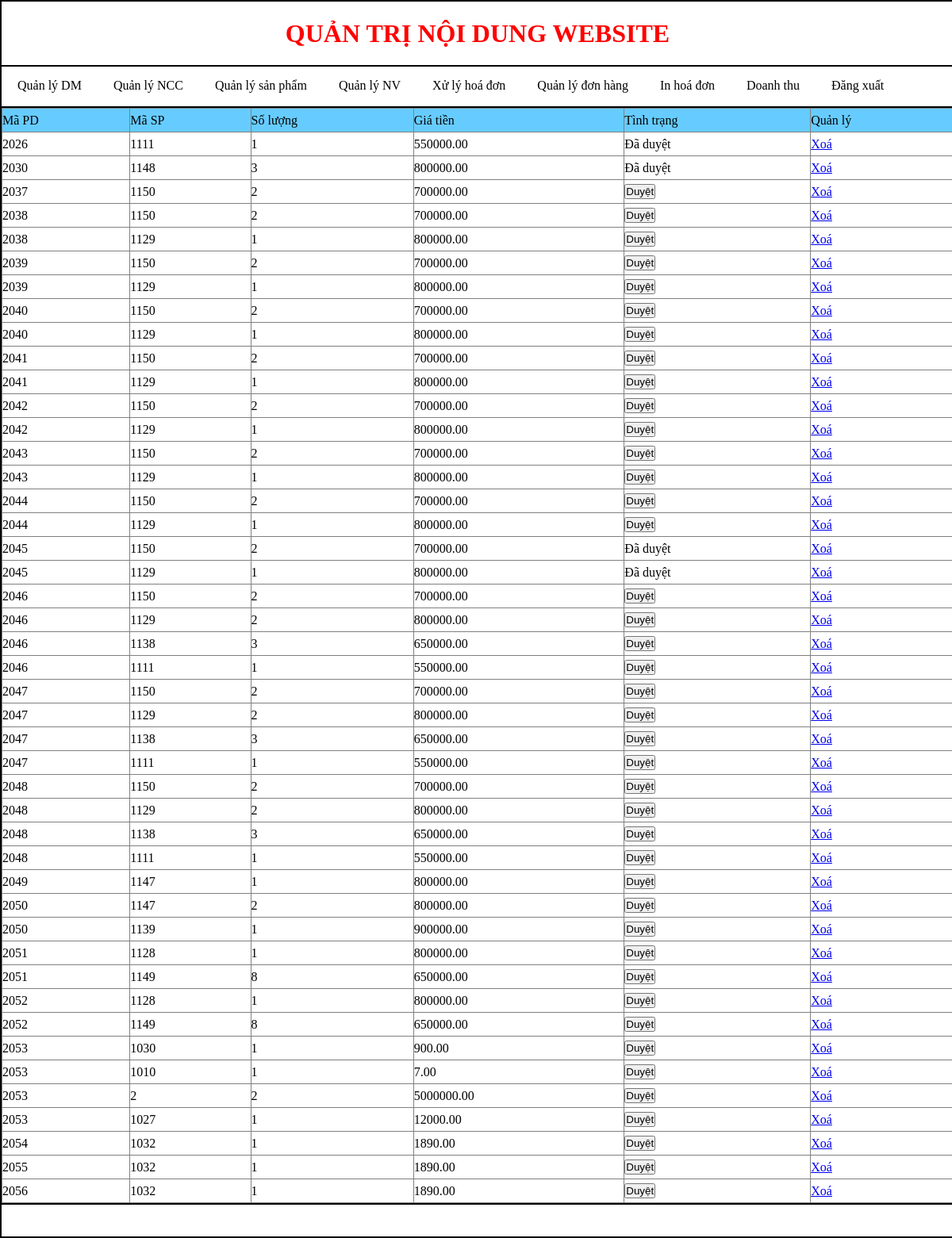
Screenshot of /Admin/index.php?Quanly=Xulyhoadon (signed in) with the database file from the repository.
### tables this page shows
CREATE TABLE `chitietphieudat` (
  `MaPD` int(255) DEFAULT NULL,
  `MaSP` int(255) DEFAULT NULL,
  `Soluong` int(255) DEFAULT NULL,
  `Giatien` decimal(18,2) DEFAULT NULL,
  `Tinhtrang` int(255) NOT NULL DEFAULT 0
);

### Admin/modular/Xulyhoadon/XulyHD.php (the view, shortened to what this page needs)
<?php
$sql= "select * from chitietphieudat ";
$query=mysqli_query($conn,$sql);
?>
<form action="index.php?Quanly=Xulyhoadon" method="post" enctype="multipart/form-data">
<table width="100%" border="1">
  <tr style="height:30px"bgcolor="#66CCFF">
    <td>Mã PD</td>
    <td>Mã SP</td>
    <td>Số lượng</td>
    <td>Giá tiền</td>
    <td>Tình trạng </td>
    <td>Quản lý</td>
   </tr>
 <?php
while($dong=mysqli_fetch_assoc($query)){
 $MaPD=$dong['MaPD'];
 $Soluong=$dong['Soluong'];
 $MaSP= $dong['MaSP'];
?>
<tr style="height:30px">
    <td><?php echo $MaPD ?></td>
    <td><?php echo $MaSP ?></td>
    <td><?php echo $Soluong?></td>
    <td><?php echo $dong['Giatien']?></td>
    <td><?php
  if($dong['Tinhtrang']==0){
	  echo  '<input type="submit" name='.$MaPD.' value="Duyệt">';
	  }
   else
	  echo  '<p> Đã duyệt</p>';
 	 ?></td>
      <td><a href="index.php?Quanly=Xulyhoadon&id=<?php echo $dong['MaPD']?>">Xoá</a></td>
 </tr>
<?php
}
?>
</table>
</form>

### Admin/style/css.css (style rules this page uses)
table { border-collapse: collapse; }
* { padding: 0; margin: 0; }

### rows the page displays
chitietphieudat: MaPD "2026", MaSP "1111", Soluong "1", Giatien "550000.00", Tinhtrang "Đã duyệt"
chitietphieudat: MaPD "2030", MaSP "1148", Soluong "3", Giatien "800000.00", Tinhtrang "Đã duyệt"
chitietphieudat: MaPD "2037", MaSP "1150", Soluong "2", Giatien "700000.00"
chitietphieudat: MaPD "2038", MaSP "1150", Soluong "2", Giatien "700000.00"
chitietphieudat: MaPD "2038", MaSP "1129", Soluong "1", Giatien "800000.00"
chitietphieudat: MaPD "2039", MaSP "1150", Soluong "2", Giatien "700000.00"
chitietphieudat: MaPD "2039", MaSP "1129", Soluong "1", Giatien "800000.00"
chitietphieudat: MaPD "2040", MaSP "1150", Soluong "2", Giatien "700000.00"
chitietphieudat: MaPD "2040", MaSP "1129", Soluong "1", Giatien "800000.00"
chitietphieudat: MaPD "2041", MaSP "1150", Soluong "2", Giatien "700000.00"
chitietphieudat: MaPD "2041", MaSP "1129", Soluong "1", Giatien "800000.00"
chitietphieudat: MaPD "2042", MaSP "1150", Soluong "2", Giatien "700000.00"
chitietphieudat: MaPD "2042", MaSP "1129", Soluong "1", Giatien "800000.00"
chitietphieudat: MaPD "2043", MaSP "1150", Soluong "2", Giatien "700000.00"
chitietphieudat: MaPD "2043", MaSP "1129", Soluong "1", Giatien "800000.00"
chitietphieudat: MaPD "2044", MaSP "1150", Soluong "2", Giatien "700000.00"
chitietphieudat: MaPD "2044", MaSP "1129", Soluong "1", Giatien "800000.00"
chitietphieudat: MaPD "2045", MaSP "1150", Soluong "2", Giatien "700000.00", Tinhtrang "Đã duyệt"
chitietphieudat: MaPD "2045", MaSP "1129", Soluong "1", Giatien "800000.00", Tinhtrang "Đã duyệt"
chitietphieudat: MaPD "2046", MaSP "1150", Soluong "2", Giatien "700000.00"
chitietphieudat: MaPD "2046", MaSP "1129", Soluong "2", Giatien "800000.00"
chitietphieudat: MaPD "2046", MaSP "1138", Soluong "3", Giatien "650000.00"
chitietphieudat: MaPD "2046", MaSP "1111", Soluong "1", Giatien "550000.00"
chitietphieudat: MaPD "2047", MaSP "1150", Soluong "2", Giatien "700000.00"
chitietphieudat: MaPD "2047", MaSP "1129", Soluong "2", Giatien "800000.00"
chitietphieudat: MaPD "2047", MaSP "1138", Soluong "3", Giatien "650000.00"
chitietphieudat: MaPD "2047", MaSP "1111", Soluong "1", Giatien "550000.00"
chitietphieudat: MaPD "2048", MaSP "1150", Soluong "2", Giatien "700000.00"
chitietphieudat: MaPD "2048", MaSP "1129", Soluong "2", Giatien "800000.00"
chitietphieudat: MaPD "2048", MaSP "1138", Soluong "3", Giatien "650000.00"
chitietphieudat: MaPD "2048", MaSP "1111", Soluong "1", Giatien "550000.00"
chitietphieudat: MaPD "2049", MaSP "1147", Soluong "1", Giatien "800000.00"
chitietphieudat: MaPD "2050", MaSP "1147", Soluong "2", Giatien "800000.00"
chitietphieudat: MaPD "2050", MaSP "1139", Soluong "1", Giatien "900000.00"
chitietphieudat: MaPD "2051", MaSP "1128", Soluong "1", Giatien "800000.00"
chitietphieudat: MaPD "2051", MaSP "1149", Soluong "8", Giatien "650000.00"
chitietphieudat: MaPD "2052", MaSP "1128", Soluong "1", Giatien "800000.00"
chitietphieudat: MaPD "2052", MaSP "1149", Soluong "8", Giatien "650000.00"
chitietphieudat: MaPD "2053", MaSP "1030", Soluong "1", Giatien "900.00"
chitietphieudat: MaPD "2053", MaSP "1010", Soluong "1", Giatien "7.00"
chitietphieudat: MaPD "2053", MaSP "2", Soluong "2", Giatien "5000000.00"
chitietphieudat: MaPD "2053", MaSP "1027", Soluong "1", Giatien "12000.00"
chitietphieudat: MaPD "2054", MaSP "1032", Soluong "1", Giatien "1890.00"
chitietphieudat: MaPD "2055", MaSP "1032", Soluong "1", Giatien "1890.00"
chitietphieudat: MaPD "2056", MaSP "1032", Soluong "1", Giatien "1890.00"
